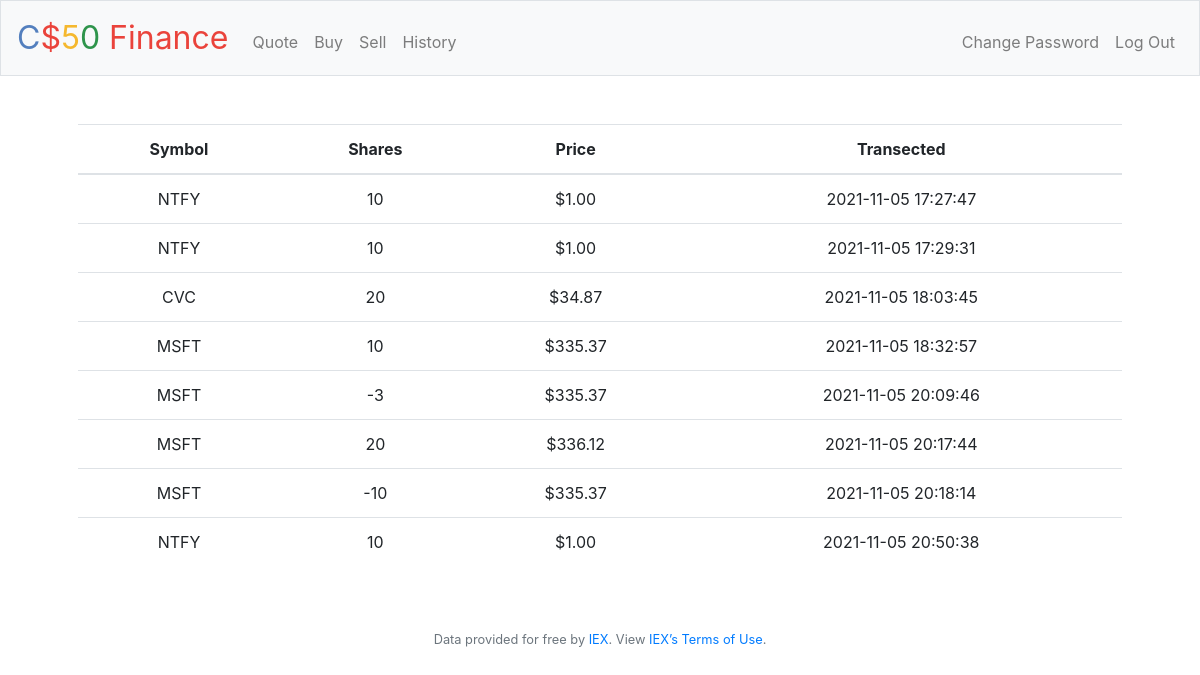
Screenshot of /history (signed in) with the database file from the repository.
### tables this page shows
CREATE TABLE purchases (id INTEGER, user_id INTEGER NOT NULL, stock TEXT NOT NULL, price NUMERIC NOT NULL, purchase_date DATE DEFAULT (DATETIME('now')), shares INTEGER, PRIMARY KEY(id), FOREIGN KEY(user_id) REFERENCES users(id));

### application.py (the view)
@app.route("/history")
@login_required
def history():
    stocks = db.execute("SELECT stock, shares, price, purchase_date FROM purchases WHERE user_id = ?", session["user_id"])
    return render_template("history.html", stocks=stocks)

### application.py (called while the page is built)
@app.after_request
def after_request(response):
    response.headers["Cache-Control"] = "no-cache, no-store, must-revalidate"
    response.headers["Expires"] = 0
    response.headers["Pragma"] = "no-cache"
    return response

### helpers.py (called while the page is built)
def login_required(f):
    @wraps(f)
    def decorated_function(*args, **kwargs):
        if session.get("user_id") is None:
            return redirect("/login")
        return f(*args, **kwargs)
    return decorated_function

def usd(value):
    return f"${value:,.2f}"

### templates/history.html (shortened to what this page needs)
{% extends "layout.html" %}
{% block main %}
<table class="table">
    <thead>
        <tr>
            <th>Symbol</th>
            <th>Shares</th>
            <th>Price</th>
            <th>Transected</th>
        </tr>
    </thead>
    <tbody>
        {% for stock in stocks %}
        <tr>
            <td>{{ stock.stock }}</td>
            <td>{{ stock.shares }}</td>
            <td>{{ stock.price | usd }}</td>
            <td>{{ stock.purchase_date }}</td>
        </tr>
        {% endfor %}
    </tbody>
</table>
{% endblock %}

### templates/layout.html (shortened to what this page needs)
<!DOCTYPE html>
<html lang="en">
    <head>
        <link rel="stylesheet" href="https://cdn.jsdelivr.net/npm/bootstrap@4.5.3/dist/css/bootstrap.min.css">
        <link href="/static/styles.css" rel="stylesheet">
    </head>
    <body>
        <nav class="navbar navbar-expand-md navbar-light bg-light border">
            <a class="navbar-brand" href="/"><span class="blue">C</span><span class="red">$</span><span class="yellow">5</span><span class="green">0</span> <span class="red">Finance</span></a>
            <div class="collapse navbar-collapse" id="navbar">
                {% if session.user_id %}
                    <ul class="navbar-nav mr-auto mt-2">
                        <li class="nav-item"><a class="nav-link" href="/quote">Quote</a></li>
                        <li class="nav-item"><a class="nav-link" href="/buy">Buy</a></li>
                        <li class="nav-item"><a class="nav-link" href="/sell">Sell</a></li>
                        <li class="nav-item"><a class="nav-link" href="/history">History</a></li>
                    </ul>
                    <ul class="navbar-nav ml-auto mt-2">
                        <li class="nav-item"><a class="nav-link" href="/change-password">Change Password</a></li>
                        <li class="nav-item"><a class="nav-link" href="/logout">Log Out</a></li>
                    </ul>
                {% else %}
                    <ul class="navbar-nav ml-auto mt-2">
                        <li class="nav-item"><a class="nav-link" href="/register">Register</a></li>
                        <li class="nav-item"><a class="nav-link" href="/login">Log In</a></li>
                    </ul>
                {% endif %}
            </div>
        </nav>
        <main class="container p-5">
            {% block main %}{% endblock %}
        </main>
        <footer class="small text-center text-muted">
            Data provided for free by <a href="https://iextrading.com/developer">IEX</a>. View <a href="https://iextrading.com/api-exhibit-a/">IEX’s Terms of Use</a>.
        </footer>
    </body>
</html>

### static/styles.css (style rules this page uses)
nav .navbar-brand { font-size: xx-large; }
nav .navbar-brand .blue { color: #537fbe; }
nav .navbar-brand .red { color: #ea433b; }
nav .navbar-brand .yellow { color: #f5b82e; }
nav .navbar-brand .green { color: #2e944b; }
main { overflow-x: auto; text-align: center; }

### rows the page displays
purchases: stock "NTFY", shares "10", price "$1.00", purchase_date "2021-11-05 17:27:47"
purchases: stock "NTFY", shares "10", price "$1.00", purchase_date "2021-11-05 17:29:31"
purchases: stock "CVC", shares "20", price "$34.87", purchase_date "2021-11-05 18:03:45"
purchases: stock "MSFT", shares "10", price "$335.37", purchase_date "2021-11-05 18:32:57"
purchases: stock "MSFT", shares "-3", price "$335.37", purchase_date "2021-11-05 20:09:46"
purchases: stock "MSFT", shares "20", price "$336.12", purchase_date "2021-11-05 20:17:44"
purchases: stock "MSFT", shares "-10", price "$335.37", purchase_date "2021-11-05 20:18:14"
purchases: stock "NTFY", shares "10", price "$1.00", purchase_date "2021-11-05 20:50:38"
